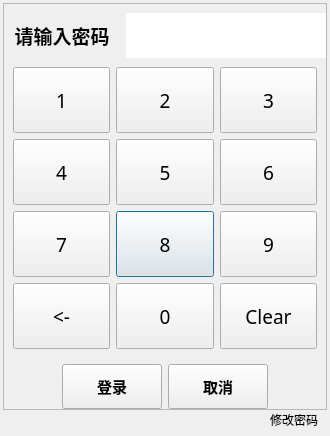
<?xml version="1.0" encoding="UTF-8"?>
<ui version="4.0">
 <class>YtPasswordui</class>
 <widget class="QDialog" name="YtPasswordui">
  <property name="geometry">
   <rect>
    <x>0</x>
    <y>0</y>
    <width>321</width>
    <height>439</height>
   </rect>
  </property>
  <property name="windowTitle">
   <string>用户登录</string>
  </property>
  <layout class="QGridLayout" name="gridLayout">
   <property name="sizeConstraint">
    <enum>QLayout::SetFixedSize</enum>
   </property>
   <property name="leftMargin">
    <number>3</number>
   </property>
   <property name="topMargin">
    <number>3</number>
   </property>
   <property name="rightMargin">
    <number>3</number>
   </property>
   <property name="bottomMargin">
    <number>3</number>
   </property>
   <property name="spacing">
    <number>0</number>
   </property>
   <item row="0" column="0">
    <widget class="QFrame" name="frame">
     <property name="sizePolicy">
      <sizepolicy hsizetype="Preferred" vsizetype="Minimum">
       <horstretch>0</horstretch>
       <verstretch>0</verstretch>
      </sizepolicy>
     </property>
     <property name="frameShape">
      <enum>QFrame::StyledPanel</enum>
     </property>
     <property name="frameShadow">
      <enum>QFrame::Raised</enum>
     </property>
     <layout class="QGridLayout" name="gridLayout_4" rowstretch="0,0,0">
      <property name="leftMargin">
       <number>0</number>
      </property>
      <property name="topMargin">
       <number>0</number>
      </property>
      <property name="rightMargin">
       <number>0</number>
      </property>
      <property name="bottomMargin">
       <number>0</number>
      </property>
      <property name="spacing">
       <number>0</number>
      </property>
      <item row="1" column="0">
       <widget class="QWidget" name="WDNumber" native="true">
        <property name="minimumSize">
         <size>
          <width>0</width>
          <height>300</height>
         </size>
        </property>
        <property name="maximumSize">
         <size>
          <width>16777215</width>
          <height>300</height>
         </size>
        </property>
        <layout class="QGridLayout" name="gridLayout_6">
         <item row="2" column="1">
          <widget class="QPushButton" name="PB_8">
           <property name="sizePolicy">
            <sizepolicy hsizetype="Expanding" vsizetype="Expanding">
             <horstretch>0</horstretch>
             <verstretch>0</verstretch>
            </sizepolicy>
           </property>
           <property name="font">
            <font>
             <family>微软雅黑</family>
             <pointsize>14</pointsize>
            </font>
           </property>
           <property name="text">
            <string>8</string>
           </property>
          </widget>
         </item>
         <item row="2" column="0">
          <widget class="QPushButton" name="PB_7">
           <property name="sizePolicy">
            <sizepolicy hsizetype="Expanding" vsizetype="Expanding">
             <horstretch>0</horstretch>
             <verstretch>0</verstretch>
            </sizepolicy>
           </property>
           <property name="font">
            <font>
             <family>微软雅黑</family>
             <pointsize>14</pointsize>
            </font>
           </property>
           <property name="text">
            <string>7</string>
           </property>
          </widget>
         </item>
         <item row="2" column="3">
          <widget class="QPushButton" name="PB_9">
           <property name="sizePolicy">
            <sizepolicy hsizetype="Expanding" vsizetype="Expanding">
             <horstretch>0</horstretch>
             <verstretch>0</verstretch>
            </sizepolicy>
           </property>
           <property name="font">
            <font>
             <family>微软雅黑</family>
             <pointsize>14</pointsize>
            </font>
           </property>
           <property name="text">
            <string>9</string>
           </property>
          </widget>
         </item>
         <item row="3" column="0">
          <widget class="QPushButton" name="PB_10">
           <property name="sizePolicy">
            <sizepolicy hsizetype="Expanding" vsizetype="Expanding">
             <horstretch>0</horstretch>
             <verstretch>0</verstretch>
            </sizepolicy>
           </property>
           <property name="font">
            <font>
             <family>微软雅黑</family>
             <pointsize>14</pointsize>
            </font>
           </property>
           <property name="text">
            <string>&lt;-</string>
           </property>
          </widget>
         </item>
         <item row="3" column="1">
          <widget class="QPushButton" name="PB_0">
           <property name="sizePolicy">
            <sizepolicy hsizetype="Expanding" vsizetype="Expanding">
             <horstretch>0</horstretch>
             <verstretch>0</verstretch>
            </sizepolicy>
           </property>
           <property name="font">
            <font>
             <family>微软雅黑</family>
             <pointsize>14</pointsize>
            </font>
           </property>
           <property name="text">
            <string>0</string>
           </property>
          </widget>
         </item>
         <item row="0" column="3">
          <widget class="QPushButton" name="PB_3">
           <property name="sizePolicy">
            <sizepolicy hsizetype="Expanding" vsizetype="Expanding">
             <horstretch>0</horstretch>
             <verstretch>0</verstretch>
            </sizepolicy>
           </property>
           <property name="font">
            <font>
             <family>微软雅黑</family>
             <pointsize>14</pointsize>
            </font>
           </property>
           <property name="text">
            <string>3</string>
           </property>
          </widget>
         </item>
         <item row="1" column="1">
          <widget class="QPushButton" name="PB_5">
           <property name="sizePolicy">
            <sizepolicy hsizetype="Expanding" vsizetype="Expanding">
             <horstretch>0</horstretch>
             <verstretch>0</verstretch>
            </sizepolicy>
           </property>
           <property name="font">
            <font>
             <family>微软雅黑</family>
             <pointsize>14</pointsize>
            </font>
           </property>
           <property name="text">
            <string>5</string>
           </property>
          </widget>
         </item>
         <item row="1" column="0">
          <widget class="QPushButton" name="PB_4">
           <property name="sizePolicy">
            <sizepolicy hsizetype="Expanding" vsizetype="Expanding">
             <horstretch>0</horstretch>
             <verstretch>0</verstretch>
            </sizepolicy>
           </property>
           <property name="font">
            <font>
             <family>微软雅黑</family>
             <pointsize>14</pointsize>
            </font>
           </property>
           <property name="text">
            <string>4</string>
           </property>
          </widget>
         </item>
         <item row="1" column="3">
          <widget class="QPushButton" name="PB_6">
           <property name="sizePolicy">
            <sizepolicy hsizetype="Expanding" vsizetype="Expanding">
             <horstretch>0</horstretch>
             <verstretch>0</verstretch>
            </sizepolicy>
           </property>
           <property name="font">
            <font>
             <family>微软雅黑</family>
             <pointsize>14</pointsize>
            </font>
           </property>
           <property name="text">
            <string>6</string>
           </property>
          </widget>
         </item>
         <item row="0" column="0">
          <widget class="QPushButton" name="PB_1">
           <property name="sizePolicy">
            <sizepolicy hsizetype="Expanding" vsizetype="Expanding">
             <horstretch>0</horstretch>
             <verstretch>0</verstretch>
            </sizepolicy>
           </property>
           <property name="font">
            <font>
             <family>微软雅黑</family>
             <pointsize>14</pointsize>
            </font>
           </property>
           <property name="text">
            <string>1</string>
           </property>
          </widget>
         </item>
         <item row="0" column="1">
          <widget class="QPushButton" name="PB_2">
           <property name="sizePolicy">
            <sizepolicy hsizetype="Expanding" vsizetype="Expanding">
             <horstretch>0</horstretch>
             <verstretch>0</verstretch>
            </sizepolicy>
           </property>
           <property name="font">
            <font>
             <family>微软雅黑</family>
             <pointsize>14</pointsize>
            </font>
           </property>
           <property name="text">
            <string>2</string>
           </property>
          </widget>
         </item>
         <item row="3" column="3">
          <widget class="QPushButton" name="PB_11">
           <property name="sizePolicy">
            <sizepolicy hsizetype="Expanding" vsizetype="Expanding">
             <horstretch>0</horstretch>
             <verstretch>0</verstretch>
            </sizepolicy>
           </property>
           <property name="font">
            <font>
             <family>微软雅黑</family>
             <pointsize>14</pointsize>
            </font>
           </property>
           <property name="text">
            <string>Clear</string>
           </property>
          </widget>
         </item>
        </layout>
       </widget>
      </item>
      <item row="2" column="0">
       <widget class="QWidget" name="widget_2" native="true">
        <layout class="QGridLayout" name="gridLayout_3" columnstretch="0,0,0,0,0">
         <property name="leftMargin">
          <number>6</number>
         </property>
         <property name="topMargin">
          <number>6</number>
         </property>
         <property name="rightMargin">
          <number>6</number>
         </property>
         <property name="bottomMargin">
          <number>0</number>
         </property>
         <item row="0" column="1">
          <widget class="QPushButton" name="btnLogin">
           <property name="sizePolicy">
            <sizepolicy hsizetype="Preferred" vsizetype="Preferred">
             <horstretch>0</horstretch>
             <verstretch>0</verstretch>
            </sizepolicy>
           </property>
           <property name="minimumSize">
            <size>
             <width>100</width>
             <height>45</height>
            </size>
           </property>
           <property name="maximumSize">
            <size>
             <width>100</width>
             <height>45</height>
            </size>
           </property>
           <property name="font">
            <font>
             <family>微软雅黑</family>
             <pointsize>11</pointsize>
             <italic>false</italic>
             <bold>true</bold>
            </font>
           </property>
           <property name="text">
            <string>登录</string>
           </property>
          </widget>
         </item>
         <item row="0" column="0">
          <spacer name="horizontalSpacer">
           <property name="orientation">
            <enum>Qt::Horizontal</enum>
           </property>
           <property name="sizeHint" stdset="0">
            <size>
             <width>0</width>
             <height>0</height>
            </size>
           </property>
          </spacer>
         </item>
         <item row="0" column="2">
          <widget class="QPushButton" name="btnCancel">
           <property name="sizePolicy">
            <sizepolicy hsizetype="Preferred" vsizetype="Preferred">
             <horstretch>0</horstretch>
             <verstretch>0</verstretch>
            </sizepolicy>
           </property>
           <property name="minimumSize">
            <size>
             <width>100</width>
             <height>45</height>
            </size>
           </property>
           <property name="maximumSize">
            <size>
             <width>100</width>
             <height>45</height>
            </size>
           </property>
           <property name="font">
            <font>
             <family>微软雅黑</family>
             <pointsize>11</pointsize>
             <italic>false</italic>
             <bold>true</bold>
            </font>
           </property>
           <property name="text">
            <string>取消</string>
           </property>
          </widget>
         </item>
         <item row="0" column="4">
          <spacer name="horizontalSpacer_2">
           <property name="orientation">
            <enum>Qt::Horizontal</enum>
           </property>
           <property name="sizeHint" stdset="0">
            <size>
             <width>0</width>
             <height>0</height>
            </size>
           </property>
          </spacer>
         </item>
        </layout>
       </widget>
      </item>
      <item row="0" column="0">
       <widget class="QWidget" name="widget_3" native="true">
        <layout class="QGridLayout" name="gridLayout_5">
         <property name="leftMargin">
          <number>0</number>
         </property>
         <property name="topMargin">
          <number>9</number>
         </property>
         <property name="rightMargin">
          <number>0</number>
         </property>
         <property name="bottomMargin">
          <number>0</number>
         </property>
         <item row="0" column="0">
          <widget class="QLabel" name="label">
           <property name="minimumSize">
            <size>
             <width>0</width>
             <height>45</height>
            </size>
           </property>
           <property name="maximumSize">
            <size>
             <width>16777215</width>
             <height>45</height>
            </size>
           </property>
           <property name="font">
            <font>
             <family>微软雅黑</family>
             <pointsize>14</pointsize>
             <italic>false</italic>
             <bold>true</bold>
            </font>
           </property>
           <property name="text">
            <string>请输入密码</string>
           </property>
           <property name="alignment">
            <set>Qt::AlignCenter</set>
           </property>
          </widget>
         </item>
         <item row="0" column="1">
          <widget class="QLineEdit" name="linePassword">
           <property name="sizePolicy">
            <sizepolicy hsizetype="Preferred" vsizetype="Preferred">
             <horstretch>0</horstretch>
             <verstretch>0</verstretch>
            </sizepolicy>
           </property>
           <property name="minimumSize">
            <size>
             <width>200</width>
             <height>32</height>
            </size>
           </property>
           <property name="maximumSize">
            <size>
             <width>16777215</width>
             <height>45</height>
            </size>
           </property>
           <property name="font">
            <font>
             <family>微软雅黑</family>
             <pointsize>12</pointsize>
             <italic>false</italic>
             <bold>true</bold>
            </font>
           </property>
           <property name="styleSheet">
            <string notr="true">/*QLineEdit {
border: 2px solid #464646;
}*/</string>
           </property>
           <property name="text">
            <string/>
           </property>
           <property name="frame">
            <bool>false</bool>
           </property>
           <property name="echoMode">
            <enum>QLineEdit::Password</enum>
           </property>
           <property name="alignment">
            <set>Qt::AlignCenter</set>
           </property>
          </widget>
         </item>
        </layout>
       </widget>
      </item>
     </layout>
    </widget>
   </item>
   <item row="1" column="0">
    <widget class="QWidget" name="widget" native="true">
     <property name="minimumSize">
      <size>
       <width>0</width>
       <height>20</height>
      </size>
     </property>
     <layout class="QHBoxLayout" name="horizontalLayout">
      <property name="spacing">
       <number>9</number>
      </property>
      <property name="leftMargin">
       <number>9</number>
      </property>
      <property name="topMargin">
       <number>0</number>
      </property>
      <property name="rightMargin">
       <number>9</number>
      </property>
      <property name="bottomMargin">
       <number>3</number>
      </property>
      <item>
       <spacer name="horizontalSpacer_3">
        <property name="orientation">
         <enum>Qt::Horizontal</enum>
        </property>
        <property name="sizeHint" stdset="0">
         <size>
          <width>258</width>
          <height>20</height>
         </size>
        </property>
       </spacer>
      </item>
      <item>
       <widget class="QLabel" name="labelPasswordChange">
        <property name="styleSheet">
         <string notr="true">font: 12pt &quot;微软雅黑&quot;;</string>
        </property>
        <property name="text">
         <string>修改密码</string>
        </property>
        <property name="alignment">
         <set>Qt::AlignCenter</set>
        </property>
       </widget>
      </item>
     </layout>
    </widget>
   </item>
  </layout>
 </widget>
 <resources/>
 <connections/>
</ui>
